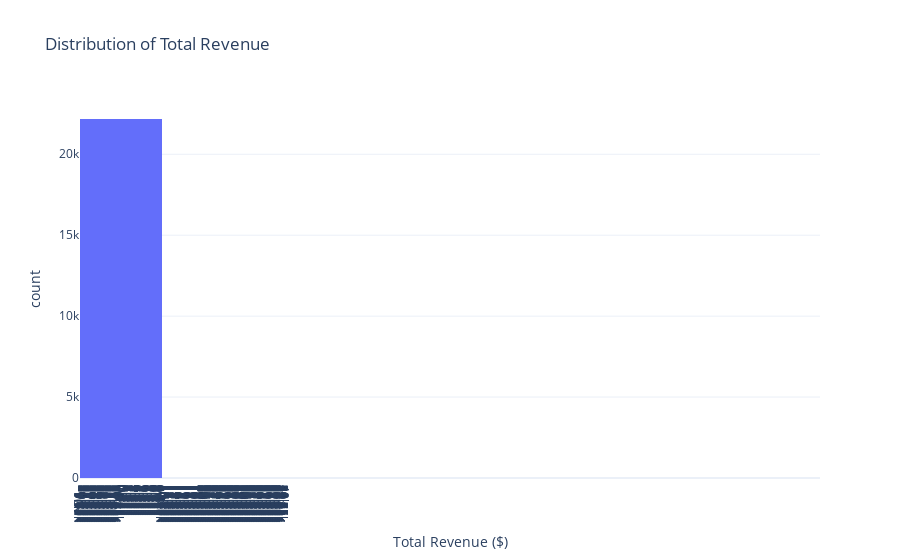

Notebook cell for this chart:
### Markdown cell above
### 3.3 Histogram: Illustrate the distribution of transaction amounts.

### Code cell
fig = px.histogram(df, x='Total_Revenue',
                nbins=15,  # You can tweak the number of bins
                title='Distribution of Total Revenue',
                labels={'Total_Revenue': 'Total Revenue ($)'},
                template='plotly_white')
                
fig.show()

### Figure 1 — Plotly figure (JSON) as saved in the notebook; plotly's stock layout.template omitted (floating-point values rounded to 4 significant figures; data arrays with more than 128 entries replaced by an {"elided": "..."} marker saying what was removed)
{"data": [{"bingroup": "x", "hovertemplate": "Total Revenue ($)=%{x}<br>count=%{y}<extra></extra>", "legendgroup": "", "marker": {"color": "#636efa", "pattern": {"shape": ""}}, "name": "", "nbinsx": 15, "orientation": "v", "showlegend": false, "type": "histogram", "x": {"elided": "22190 float values"}, "xaxis": "x", "yaxis": "y"}], "layout": {"barmode": "relative", "legend": {"tracegroupgap": 0}, "title": {"text": "Distribution of Total Revenue"}, "xaxis": {"anchor": "y", "domain": [0, 1], "dtick": 50, "title": {"text": "Total Revenue ($)"}}, "yaxis": {"anchor": "x", "domain": [0, 1], "title": {"text": "count"}}}}
